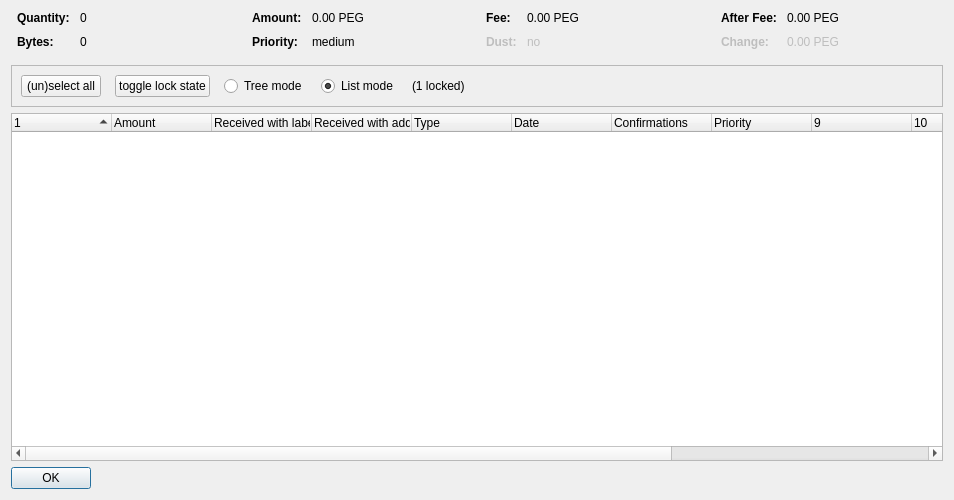
<?xml version="1.0" encoding="UTF-8"?>
<ui version="4.0">
 <class>CoinControlDialog</class>
 <widget class="QDialog" name="CoinControlDialog">
  <property name="geometry">
   <rect>
    <x>0</x>
    <y>0</y>
    <width>954</width>
    <height>500</height>
   </rect>
  </property>
  <property name="windowTitle">
   <string>Coin Selection</string>
  </property>
  <layout class="QVBoxLayout" name="verticalLayout">
   <item>
    <layout class="QHBoxLayout" name="horizontalLayoutTop" stretch="0,0,0,0">
     <property name="topMargin">
      <number>0</number>
     </property>
     <property name="bottomMargin">
      <number>10</number>
     </property>
     <item>
      <layout class="QFormLayout" name="formLayoutCoinControl1">
       <property name="horizontalSpacing">
        <number>10</number>
       </property>
       <property name="verticalSpacing">
        <number>10</number>
       </property>
       <property name="leftMargin">
        <number>6</number>
       </property>
       <property name="rightMargin">
        <number>6</number>
       </property>
       <item row="0" column="0">
        <widget class="QLabel" name="labelCoinControlQuantityText">
         <property name="font">
          <font>
           <weight>75</weight>
           <bold>true</bold>
          </font>
         </property>
         <property name="text">
          <string>Quantity:</string>
         </property>
        </widget>
       </item>
       <item row="0" column="1">
        <widget class="QLabel" name="labelCoinControlQuantity">
         <property name="cursor">
          <cursorShape>IBeamCursor</cursorShape>
         </property>
         <property name="contextMenuPolicy">
          <enum>Qt::ActionsContextMenu</enum>
         </property>
         <property name="text">
          <string notr="true">0</string>
         </property>
         <property name="textInteractionFlags">
          <set>Qt::LinksAccessibleByMouse|Qt::TextSelectableByKeyboard|Qt::TextSelectableByMouse</set>
         </property>
        </widget>
       </item>
       <item row="1" column="0">
        <widget class="QLabel" name="labelCoinControlBytesText">
         <property name="font">
          <font>
           <weight>75</weight>
           <bold>true</bold>
          </font>
         </property>
         <property name="text">
          <string>Bytes:</string>
         </property>
        </widget>
       </item>
       <item row="1" column="1">
        <widget class="QLabel" name="labelCoinControlBytes">
         <property name="cursor">
          <cursorShape>IBeamCursor</cursorShape>
         </property>
         <property name="contextMenuPolicy">
          <enum>Qt::ActionsContextMenu</enum>
         </property>
         <property name="text">
          <string notr="true">0</string>
         </property>
         <property name="textInteractionFlags">
          <set>Qt::LinksAccessibleByMouse|Qt::TextSelectableByKeyboard|Qt::TextSelectableByMouse</set>
         </property>
        </widget>
       </item>
      </layout>
     </item>
     <item>
      <layout class="QFormLayout" name="formLayoutCoinControl2">
       <property name="horizontalSpacing">
        <number>10</number>
       </property>
       <property name="verticalSpacing">
        <number>10</number>
       </property>
       <property name="leftMargin">
        <number>6</number>
       </property>
       <property name="rightMargin">
        <number>6</number>
       </property>
       <item row="0" column="0">
        <widget class="QLabel" name="labelCoinControlAmountText">
         <property name="font">
          <font>
           <weight>75</weight>
           <bold>true</bold>
          </font>
         </property>
         <property name="text">
          <string>Amount:</string>
         </property>
        </widget>
       </item>
       <item row="0" column="1">
        <widget class="QLabel" name="labelCoinControlAmount">
         <property name="cursor">
          <cursorShape>IBeamCursor</cursorShape>
         </property>
         <property name="contextMenuPolicy">
          <enum>Qt::ActionsContextMenu</enum>
         </property>
         <property name="text">
          <string notr="true">0.00 PEG</string>
         </property>
         <property name="textInteractionFlags">
          <set>Qt::LinksAccessibleByMouse|Qt::TextSelectableByKeyboard|Qt::TextSelectableByMouse</set>
         </property>
        </widget>
       </item>
       <item row="1" column="0">
        <widget class="QLabel" name="labelCoinControlPriorityText">
         <property name="font">
          <font>
           <weight>75</weight>
           <bold>true</bold>
          </font>
         </property>
         <property name="text">
          <string>Priority:</string>
         </property>
        </widget>
       </item>
       <item row="1" column="1">
        <widget class="QLabel" name="labelCoinControlPriority">
         <property name="cursor">
          <cursorShape>IBeamCursor</cursorShape>
         </property>
         <property name="contextMenuPolicy">
          <enum>Qt::ActionsContextMenu</enum>
         </property>
         <property name="text">
          <string>medium</string>
         </property>
         <property name="textInteractionFlags">
          <set>Qt::LinksAccessibleByMouse|Qt::TextSelectableByKeyboard|Qt::TextSelectableByMouse</set>
         </property>
        </widget>
       </item>
      </layout>
     </item>
     <item>
      <layout class="QFormLayout" name="formLayoutCoinControl3">
       <property name="horizontalSpacing">
        <number>10</number>
       </property>
       <property name="verticalSpacing">
        <number>10</number>
       </property>
       <property name="leftMargin">
        <number>6</number>
       </property>
       <property name="rightMargin">
        <number>6</number>
       </property>
       <item row="0" column="0">
        <widget class="QLabel" name="labelCoinControlFeeText">
         <property name="font">
          <font>
           <weight>75</weight>
           <bold>true</bold>
          </font>
         </property>
         <property name="text">
          <string>Fee:</string>
         </property>
        </widget>
       </item>
       <item row="0" column="1">
        <widget class="QLabel" name="labelCoinControlFee">
         <property name="cursor">
          <cursorShape>IBeamCursor</cursorShape>
         </property>
         <property name="contextMenuPolicy">
          <enum>Qt::ActionsContextMenu</enum>
         </property>
         <property name="text">
          <string notr="true">0.00 PEG</string>
         </property>
         <property name="textInteractionFlags">
          <set>Qt::LinksAccessibleByMouse|Qt::TextSelectableByKeyboard|Qt::TextSelectableByMouse</set>
         </property>
        </widget>
       </item>
       <item row="1" column="0">
        <widget class="QLabel" name="labelCoinControlLowOutputText">
         <property name="enabled">
          <bool>false</bool>
         </property>
         <property name="font">
          <font>
           <weight>75</weight>
           <bold>true</bold>
          </font>
         </property>
         <property name="text">
          <string>Dust:</string>
         </property>
        </widget>
       </item>
       <item row="1" column="1">
        <widget class="QLabel" name="labelCoinControlLowOutput">
         <property name="enabled">
          <bool>false</bool>
         </property>
         <property name="cursor">
          <cursorShape>IBeamCursor</cursorShape>
         </property>
         <property name="contextMenuPolicy">
          <enum>Qt::ActionsContextMenu</enum>
         </property>
         <property name="text">
          <string>no</string>
         </property>
         <property name="textInteractionFlags">
          <set>Qt::LinksAccessibleByMouse|Qt::TextSelectableByKeyboard|Qt::TextSelectableByMouse</set>
         </property>
        </widget>
       </item>
      </layout>
     </item>
     <item>
      <layout class="QFormLayout" name="formLayoutCoinControl4">
       <property name="horizontalSpacing">
        <number>10</number>
       </property>
       <property name="verticalSpacing">
        <number>10</number>
       </property>
       <property name="leftMargin">
        <number>6</number>
       </property>
       <property name="rightMargin">
        <number>6</number>
       </property>
       <item row="0" column="0">
        <widget class="QLabel" name="labelCoinControlAfterFeeText">
         <property name="font">
          <font>
           <weight>75</weight>
           <bold>true</bold>
          </font>
         </property>
         <property name="text">
          <string>After Fee:</string>
         </property>
        </widget>
       </item>
       <item row="0" column="1">
        <widget class="QLabel" name="labelCoinControlAfterFee">
         <property name="cursor">
          <cursorShape>IBeamCursor</cursorShape>
         </property>
         <property name="contextMenuPolicy">
          <enum>Qt::ActionsContextMenu</enum>
         </property>
         <property name="text">
          <string notr="true">0.00 PEG</string>
         </property>
         <property name="textInteractionFlags">
          <set>Qt::LinksAccessibleByMouse|Qt::TextSelectableByKeyboard|Qt::TextSelectableByMouse</set>
         </property>
        </widget>
       </item>
       <item row="1" column="0">
        <widget class="QLabel" name="labelCoinControlChangeText">
         <property name="enabled">
          <bool>false</bool>
         </property>
         <property name="font">
          <font>
           <weight>75</weight>
           <bold>true</bold>
          </font>
         </property>
         <property name="text">
          <string>Change:</string>
         </property>
        </widget>
       </item>
       <item row="1" column="1">
        <widget class="QLabel" name="labelCoinControlChange">
         <property name="enabled">
          <bool>false</bool>
         </property>
         <property name="cursor">
          <cursorShape>IBeamCursor</cursorShape>
         </property>
         <property name="contextMenuPolicy">
          <enum>Qt::ActionsContextMenu</enum>
         </property>
         <property name="text">
          <string notr="true">0.00 PEG</string>
         </property>
         <property name="textInteractionFlags">
          <set>Qt::LinksAccessibleByMouse|Qt::TextSelectableByKeyboard|Qt::TextSelectableByMouse</set>
         </property>
        </widget>
       </item>
      </layout>
     </item>
    </layout>
   </item>
   <item>
    <widget class="QFrame" name="frame">
     <property name="minimumSize">
      <size>
       <width>0</width>
       <height>40</height>
      </size>
     </property>
     <property name="frameShape">
      <enum>QFrame::StyledPanel</enum>
     </property>
     <property name="frameShadow">
      <enum>QFrame::Sunken</enum>
     </property>
     <layout class="QHBoxLayout" name="horizontalLayout">
      <item>
       <layout class="QHBoxLayout" name="horizontalLayoutPanel" stretch="0,0,0,0,0,0">
        <property name="spacing">
         <number>14</number>
        </property>
        <item>
         <widget class="QPushButton" name="pushButtonSelectAll">
          <property name="sizePolicy">
           <sizepolicy hsizetype="Maximum" vsizetype="Fixed">
            <horstretch>0</horstretch>
            <verstretch>0</verstretch>
           </sizepolicy>
          </property>
          <property name="text">
           <string>(un)select all</string>
          </property>
          <property name="autoDefault">
           <bool>false</bool>
          </property>
         </widget>
        </item>
        <item>
         <widget class="QPushButton" name="pushButtonToggleLock">
          <property name="sizePolicy">
           <sizepolicy hsizetype="Maximum" vsizetype="Fixed">
            <horstretch>0</horstretch>
            <verstretch>0</verstretch>
           </sizepolicy>
          </property>
          <property name="text">
           <string>toggle lock state</string>
          </property>
          <property name="autoDefault">
           <bool>false</bool>
          </property>
         </widget>
        </item>
        <item>
         <widget class="QRadioButton" name="radioTreeMode">
          <property name="sizePolicy">
           <sizepolicy hsizetype="Maximum" vsizetype="Fixed">
            <horstretch>0</horstretch>
            <verstretch>0</verstretch>
           </sizepolicy>
          </property>
          <property name="text">
           <string>Tree mode</string>
          </property>
         </widget>
        </item>
        <item>
         <widget class="QRadioButton" name="radioListMode">
          <property name="sizePolicy">
           <sizepolicy hsizetype="Maximum" vsizetype="Fixed">
            <horstretch>0</horstretch>
            <verstretch>0</verstretch>
           </sizepolicy>
          </property>
          <property name="text">
           <string>List mode</string>
          </property>
          <property name="checked">
           <bool>true</bool>
          </property>
         </widget>
        </item>
        <item>
         <widget class="QLabel" name="labelLocked">
          <property name="text">
           <string>(1 locked)</string>
          </property>
         </widget>
        </item>
        <item>
         <spacer name="horizontalSpacer">
          <property name="orientation">
           <enum>Qt::Horizontal</enum>
          </property>
          <property name="sizeHint" stdset="0">
           <size>
            <width>40</width>
            <height>20</height>
           </size>
          </property>
         </spacer>
        </item>
       </layout>
      </item>
     </layout>
    </widget>
   </item>
   <item>
    <widget class="CoinControlTreeWidget" name="treeWidget">
     <property name="contextMenuPolicy">
      <enum>Qt::CustomContextMenu</enum>
     </property>
     <property name="sortingEnabled">
      <bool>false</bool>
     </property>
     <property name="columnCount">
      <number>13</number>
     </property>
     <attribute name="headerShowSortIndicator" stdset="0">
      <bool>true</bool>
     </attribute>
     <attribute name="headerStretchLastSection">
      <bool>false</bool>
     </attribute>
     <column>
      <property name="text">
       <string/>
      </property>
     </column>
     <column>
      <property name="text">
       <string>Amount</string>
      </property>
     </column>
     <column>
      <property name="text">
       <string>Received with label</string>
      </property>
     </column>
     <column>
      <property name="text">
       <string>Received with address</string>
      </property>
     </column>
     <column>
      <property name="text">
	<string>Type</string>
      </property>
     </column>
     <column>
      <property name="text">	 
       <string>Date</string>
      </property>
     </column>
     <column>
      <property name="text">
       <string>Confirmations</string>
      </property>
      <property name="toolTip">
       <string>Confirmed</string>
      </property>
     </column>
     <column>
      <property name="text">
       <string>Priority</string>
      </property>
     </column>
     <column>
      <property name="text">
       <string/>
      </property>
     </column>
     <column>
      <property name="text">
       <string/>
      </property>
     </column>
     <column>
      <property name="text">
       <string/>
      </property>
     </column>
     <column>
      <property name="text">
       <string/>
      </property>
     </column>
     <column>
      <property name="text">
       <string/>
      </property>
     </column>
    </widget>
   </item>
   <item>
    <widget class="QDialogButtonBox" name="buttonBox">
     <property name="sizePolicy">
      <sizepolicy hsizetype="Maximum" vsizetype="Fixed">
       <horstretch>0</horstretch>
       <verstretch>0</verstretch>
      </sizepolicy>
     </property>
     <property name="orientation">
      <enum>Qt::Horizontal</enum>
     </property>
     <property name="standardButtons">
      <set>QDialogButtonBox::Ok</set>
     </property>
    </widget>
   </item>
  </layout>
 </widget>
 <customwidgets>
  <customwidget>
   <class>CoinControlTreeWidget</class>
   <extends>QTreeWidget</extends>
   <header>coincontroltreewidget.h</header>
  </customwidget>
 </customwidgets>
 <resources/>
 <connections/>
</ui>
